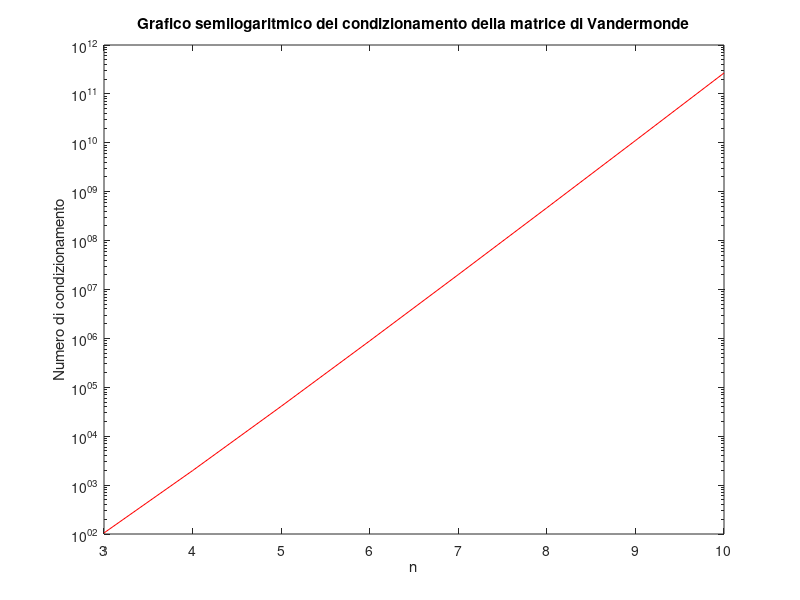

The MATLAB source for this figure:
%Inizializzazione del vettore vcond a zero
vcond=zeros(10,1);
%Crea le matrici di vandermonde di ordine n, n=3,...,10
% a partire dal vettore x = 1:1/(n-1):2 
for n=3:10
    x=1:1/(n-1):2;
    A=vander(x);
%calcola il numero di condizionamento 
    c=cond(A);
%salva il valore nella componente i'esima del vettore vcond
    vcond(n)=c;
pause;
end
%Grafico semilogaritmico del condizionamento 
%in funzione della dimensione della matrice
semilogy(3:10,vcond(3:10),'r-');
title('Grafico semilogaritmico del condizionamento della matrice di Vandermonde');
xlabel('n');
ylabel('Numero di condizionamento');



